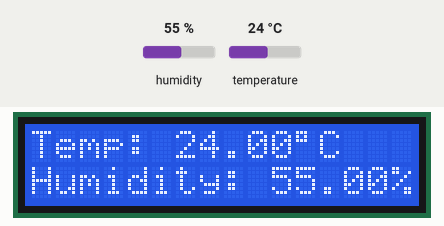
This sketch was run on a simulated Arduino Uno, built with avr-gcc and run on an emulated ATmega328P. On the bench: 16×2 character LCD. Inputs (shaded band) come from the test bench; at power-on: humidity 55 %, temperature 24 °C.

Above: at 2.2 s.
2.3 s: humidity set to 22 %
At 3.7 s:
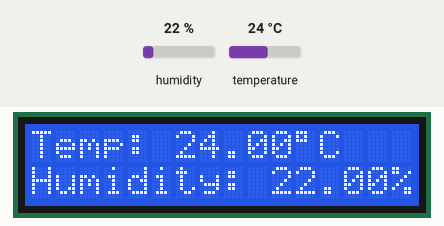
4.7 s: temperature set to 12 °C
At 5.6 s:
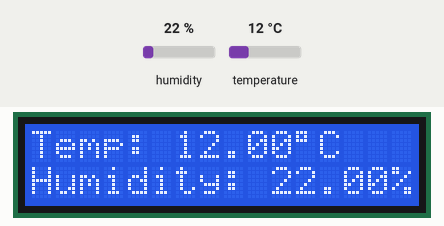
6.8 s: humidity set to 40 %
At 8.6 s:
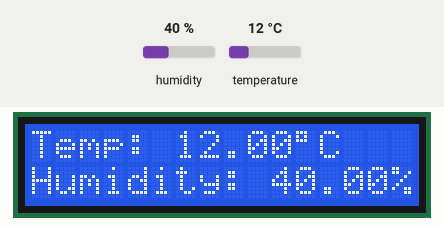
8.9 s: temperature set to 19 °C
At 10.8 s:
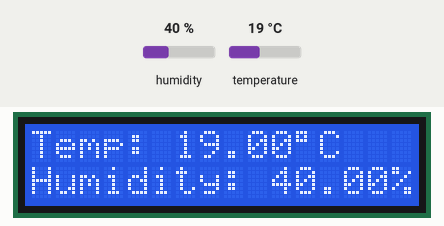
Timing chart, 0 to 12.0 s (numbered marks = the images above; inputs shaded):
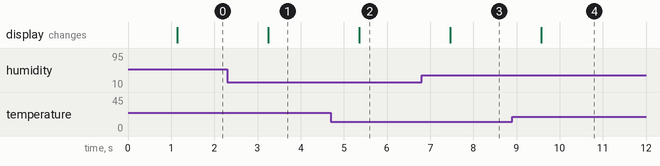

The sketch:

temp_humid_con_lcd.ino
```cpp
#include <dht.h>
#include <Wire.h>
#include <LiquidCrystal_I2C.h>

const int DHTPIN = 7;

dht DHT;
LiquidCrystal_I2C lcd(0x3F,16,2);

void setup(){
  lcd.init();
  lcd.backlight();
  lcd.clear();
  lcd.setCursor(0,0);
  lcd.print("Initializing...");
  delay(1000);

}

void loop()
{
  int chk = DHT.read11(DHTPIN);
  if (chk == DHTLIB_OK){
    lcd.clear();
    lcd.setCursor(0,0);
    lcd.print("Temp: ");
    lcd.print(DHT.temperature);
    lcd.print((char)223);
    lcd.print("C");
    lcd.setCursor(0,1);
    lcd.print("Humidity: ");
    lcd.print(DHT.humidity);
    lcd.print("%");
  }
  delay(1000);
}
```

Measured:
- after the input at 2.3 s, the display: changes after 0.95 s (image 1)
- after the input at 4.7 s, the display: changes after 0.66 s (image 2)
- after the input at 6.8 s, the display: changes after 0.67 s (image 3)
- after the input at 8.9 s, the display: changes after 0.68 s (image 4)
